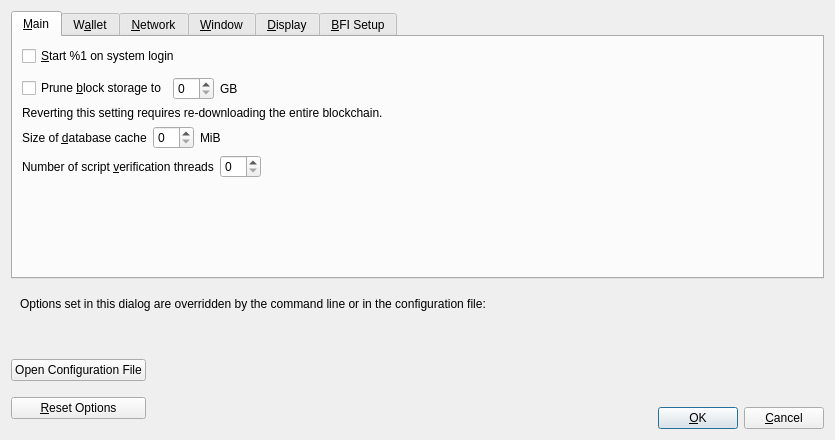
<?xml version="1.0" encoding="UTF-8"?>
<ui version="4.0">
 <class>OptionsDialog</class>
 <widget class="QDialog" name="OptionsDialog">
  <property name="geometry">
   <rect>
    <x>0</x>
    <y>0</y>
    <width>560</width>
    <height>440</height>
   </rect>
  </property>
  <property name="windowTitle">
   <string>Options</string>
  </property>
  <property name="modal">
   <bool>true</bool>
  </property>
  <layout class="QVBoxLayout" name="verticalLayout">
   <item>
    <widget class="QTabWidget" name="tabWidget">
     <property name="currentIndex">
      <number>0</number>
     </property>
     <widget class="QWidget" name="tabMain">
      <attribute name="title">
       <string>&amp;Main</string>
      </attribute>
      <layout class="QVBoxLayout" name="verticalLayout_Main">
       <item>
        <widget class="QCheckBox" name="placehAtStartup">
         <property name="toolTip">
          <string>Automatically start %1 after logging in to the system.</string>
         </property>
         <property name="text">
          <string>&amp;Start %1 on system login</string>
         </property>
        </widget>
       </item>
       <item>
        <spacer name="horizontalSpacer_0_Main">
         <property name="orientation">
          <enum>Qt::Horizontal</enum>
         </property>
         <property name="sizeHint" stdset="0">
          <size>
           <width>40</width>
           <height>5</height>
          </size>
         </property>
        </spacer>
       </item>
       <item>
       <layout class="QHBoxLayout" name="horizontalLayout_Main_Prune">
        <item>
         <widget class="QCheckBox" name="prune">
          <property name="toolTip">
           <string>Disables some advanced features but all blocks will still be fully validated. Reverting this setting requires re-downloading the entire blockchain. Actual disk usage may be somewhat higher.</string>
          </property>
          <property name="text">
           <string>Prune &amp;block storage to</string>
          </property>
         </widget>
        </item>
        <item>
         <widget class="QSpinBox" name="pruneSize"/>
        </item>
         <item>
          <widget class="QLabel" name="pruneSizeUnitLabel">
           <property name="text">
            <string>GB</string>
           </property>
           <property name="textFormat">
            <enum>Qt::PlainText</enum>
           </property>
          </widget>
         </item>
         <item>
          <spacer name="horizontalSpacer_Main_Prune">
           <property name="orientation">
            <enum>Qt::Horizontal</enum>
           </property>
           <property name="sizeHint" stdset="0">
            <size>
             <width>40</width>
             <height>20</height>
            </size>
           </property>
          </spacer>
         </item>
        </layout>
       </item>
       <item>
        <widget class="QLabel" name="pruneWarning">
         <property name="text">
          <string>Reverting this setting requires re-downloading the entire blockchain.</string>
         </property>
         <property name="textFormat">
          <enum>Qt::PlainText</enum>
         </property>
        </widget>
       </item>
       <item>
        <layout class="QHBoxLayout" name="horizontalLayout_2_Main">
         <item>
          <widget class="QLabel" name="databaseCacheLabel">
           <property name="text">
            <string>Size of &amp;database cache</string>
           </property>
           <property name="textFormat">
            <enum>Qt::PlainText</enum>
           </property>
           <property name="buddy">
            <cstring>databaseCache</cstring>
           </property>
          </widget>
         </item>
         <item>
          <widget class="QSpinBox" name="databaseCache"/>
         </item>
         <item>
          <widget class="QLabel" name="databaseCacheUnitLabel">
           <property name="text">
            <string>MiB</string>
           </property>
           <property name="textFormat">
            <enum>Qt::PlainText</enum>
           </property>
          </widget>
         </item>
         <item>
          <spacer name="horizontalSpacer_2_Main">
           <property name="orientation">
            <enum>Qt::Horizontal</enum>
           </property>
           <property name="sizeHint" stdset="0">
            <size>
             <width>40</width>
             <height>20</height>
            </size>
           </property>
          </spacer>
         </item>
        </layout>
       </item>
       <item>
        <layout class="QHBoxLayout" name="horizontalLayout_Main_VerifyLabel">
         <item>
          <widget class="QLabel" name="threadsScriptVerifLabel">
           <property name="text">
            <string>Number of script &amp;verification threads</string>
           </property>
           <property name="textFormat">
            <enum>Qt::PlainText</enum>
           </property>
           <property name="buddy">
            <cstring>threadsScriptVerif</cstring>
           </property>
          </widget>
         </item>
         <item>
          <widget class="QSpinBox" name="threadsScriptVerif">
           <property name="toolTip">
            <string>(0 = auto, &lt;0 = leave that many cores free)</string>
           </property>
          </widget>
         </item>
         <item>
          <spacer name="horizontalSpacer_Main_Threads">
           <property name="orientation">
            <enum>Qt::Horizontal</enum>
           </property>
           <property name="sizeHint" stdset="0">
            <size>
             <width>40</width>
             <height>20</height>
            </size>
           </property>
          </spacer>
         </item>
        </layout>
       </item>
       <item>
        <spacer name="verticalSpacer_Main">
         <property name="orientation">
          <enum>Qt::Vertical</enum>
         </property>
         <property name="sizeHint" stdset="0">
          <size>
           <width>20</width>
           <height>40</height>
          </size>
         </property>
        </spacer>
       </item>
      </layout>
     </widget>
     <widget class="QWidget" name="tabWallet">
      <attribute name="title">
       <string>W&amp;allet</string>
      </attribute>
      <layout class="QVBoxLayout" name="verticalLayout_Wallet">
       <item>
        <widget class="QGroupBox" name="groupBox">
         <property name="title">
          <string>Expert</string>
         </property>
         <layout class="QVBoxLayout" name="verticalLayout_2">
          <item>
           <widget class="QCheckBox" name="coinControlFeatures">
            <property name="toolTip">
             <string>Whether to show coin control features or not.</string>
            </property>
            <property name="text">
             <string>Enable coin &amp;control features</string>
            </property>
           </widget>
          </item>
          <item>
           <widget class="QCheckBox" name="spendZeroConfChange">
            <property name="toolTip">
             <string>If you disable the spending of unconfirmed change, the change from a transaction cannot be used until that transaction has at least one confirmation. This also affects how your balance is computed.</string>
            </property>
            <property name="text">
             <string>&amp;Spend unconfirmed change</string>
            </property>
           </widget>
          </item>
         </layout>
        </widget>
       </item>
       <item>
        <spacer name="verticalSpacer_Wallet">
         <property name="orientation">
          <enum>Qt::Vertical</enum>
         </property>
         <property name="sizeHint" stdset="0">
          <size>
           <width>20</width>
           <height>40</height>
          </size>
         </property>
        </spacer>
       </item>
      </layout>
     </widget>
     <widget class="QWidget" name="tabNetwork">
      <attribute name="title">
       <string>&amp;Network</string>
      </attribute>
      <layout class="QVBoxLayout" name="verticalLayout_Network">
       <item>
        <widget class="QCheckBox" name="mapPortUpnp">
         <property name="toolTip">
          <string>Automatically open the Placeholders client port on the router. This only works when your router supports UPnP and it is enabled.</string>
         </property>
         <property name="text">
          <string>Map port using &amp;UPnP</string>
         </property>
        </widget>
       </item>
       <item>
        <widget class="QCheckBox" name="allowIncoming">
         <property name="toolTip">
          <string>Accept connections from outside.</string>
         </property>
         <property name="text">
          <string>Allow incomin&amp;g connections</string>
         </property>
        </widget>
       </item>
       <item>
        <widget class="QCheckBox" name="connectSocks">
         <property name="toolTip">
          <string>Connect to the Placeholders network through a SOCKS5 proxy.</string>
         </property>
         <property name="text">
          <string>&amp;Connect through SOCKS5 proxy (default proxy):</string>
         </property>
        </widget>
       </item>
       <item>
        <layout class="QHBoxLayout" name="horizontalLayout_1_Network">
         <item>
          <widget class="QLabel" name="proxyIpLabel">
           <property name="text">
            <string>Proxy &amp;IP:</string>
           </property>
           <property name="textFormat">
            <enum>Qt::PlainText</enum>
           </property>
           <property name="buddy">
            <cstring>proxyIp</cstring>
           </property>
          </widget>
         </item>
         <item>
          <widget class="QValidatedLineEdit" name="proxyIp">
           <property name="minimumSize">
            <size>
             <width>140</width>
             <height>0</height>
            </size>
           </property>
           <property name="maximumSize">
            <size>
             <width>140</width>
             <height>16777215</height>
            </size>
           </property>
           <property name="toolTip">
            <string>IP address of the proxy (e.g. IPv4: 127.0.0.1 / IPv6: ::1)</string>
           </property>
          </widget>
         </item>
         <item>
          <widget class="QLabel" name="proxyPortLabel">
           <property name="text">
            <string>&amp;Port:</string>
           </property>
           <property name="textFormat">
            <enum>Qt::PlainText</enum>
           </property>
           <property name="buddy">
            <cstring>proxyPort</cstring>
           </property>
          </widget>
         </item>
         <item>
          <widget class="QLineEdit" name="proxyPort">
           <property name="minimumSize">
            <size>
             <width>55</width>
             <height>0</height>
            </size>
           </property>
           <property name="maximumSize">
            <size>
             <width>55</width>
             <height>16777215</height>
            </size>
           </property>
           <property name="toolTip">
            <string>Port of the proxy (e.g. 9050)</string>
           </property>
          </widget>
         </item>
         <item>
          <spacer name="horizontalSpacer_1_Network">
           <property name="orientation">
            <enum>Qt::Horizontal</enum>
           </property>
           <property name="sizeHint" stdset="0">
            <size>
             <width>40</width>
             <height>20</height>
            </size>
           </property>
          </spacer>
         </item>
        </layout>
       </item>
       <item>
        <layout class="QHBoxLayout" name="horizontalLayout_2_Network">
         <item>
          <widget class="QLabel" name="proxyActiveNets">
           <property name="text">
            <string>Used for reaching peers via:</string>
           </property>
           <property name="textFormat">
            <enum>Qt::PlainText</enum>
           </property>
          </widget>
         </item>
         <item>
          <widget class="QCheckBox" name="proxyReachIPv4">
           <property name="enabled">
            <bool>false</bool>
           </property>
           <property name="toolTip">
            <string>Shows if the supplied default SOCKS5 proxy is used to reach peers via this network type.</string>
           </property>
           <property name="text">
            <string/>
           </property>
          </widget>
         </item>
         <item>
          <widget class="QLabel" name="proxyReachIPv4Label">
           <property name="text">
            <string>IPv4</string>
           </property>
           <property name="textFormat">
            <enum>Qt::PlainText</enum>
           </property>
          </widget>
         </item>
         <item>
          <widget class="QCheckBox" name="proxyReachIPv6">
           <property name="enabled">
            <bool>false</bool>
           </property>
           <property name="toolTip">
            <string>Shows if the supplied default SOCKS5 proxy is used to reach peers via this network type.</string>
           </property>
           <property name="text">
            <string/>
           </property>
          </widget>
         </item>
         <item>
          <widget class="QLabel" name="proxyReachIPv6Label">
           <property name="text">
            <string>IPv6</string>
           </property>
           <property name="textFormat">
            <enum>Qt::PlainText</enum>
           </property>
          </widget>
         </item>
         <item>
          <widget class="QCheckBox" name="proxyReachTor">
           <property name="enabled">
            <bool>false</bool>
           </property>
           <property name="toolTip">
            <string>Shows if the supplied default SOCKS5 proxy is used to reach peers via this network type.</string>
           </property>
           <property name="text">
            <string/>
           </property>
          </widget>
         </item>
         <item>
          <widget class="QLabel" name="proxyReachTorLabel">
           <property name="text">
            <string>Tor</string>
           </property>
           <property name="textFormat">
            <enum>Qt::PlainText</enum>
           </property>
          </widget>
         </item>
         <item>
          <spacer name="horizontalSpacer_2_Network">
           <property name="orientation">
            <enum>Qt::Horizontal</enum>
           </property>
           <property name="sizeHint" stdset="0">
            <size>
             <width>40</width>
             <height>20</height>
            </size>
           </property>
          </spacer>
         </item>
        </layout>
       </item>
       <item>
        <widget class="QCheckBox" name="connectSocksTor">
         <property name="toolTip">
          <string>Connect to the Placeholders network through a separate SOCKS5 proxy for Tor hidden services.</string>
         </property>
         <property name="text">
          <string>Use separate SOCKS&amp;5 proxy to reach peers via Tor hidden services:</string>
         </property>
        </widget>
       </item>
       <item>
        <layout class="QHBoxLayout" name="horizontalLayout_3_Network">
         <item>
          <widget class="QLabel" name="proxyIpTorLabel">
           <property name="text">
            <string>Proxy &amp;IP:</string>
           </property>
           <property name="textFormat">
            <enum>Qt::PlainText</enum>
           </property>
           <property name="buddy">
            <cstring>proxyIpTor</cstring>
           </property>
          </widget>
         </item>
         <item>
          <widget class="QValidatedLineEdit" name="proxyIpTor">
           <property name="minimumSize">
            <size>
             <width>140</width>
             <height>0</height>
            </size>
           </property>
           <property name="maximumSize">
            <size>
             <width>140</width>
             <height>16777215</height>
            </size>
           </property>
           <property name="toolTip">
            <string>IP address of the proxy (e.g. IPv4: 127.0.0.1 / IPv6: ::1)</string>
           </property>
          </widget>
         </item>
         <item>
          <widget class="QLabel" name="proxyPortTorLabel">
           <property name="text">
            <string>&amp;Port:</string>
           </property>
           <property name="textFormat">
            <enum>Qt::PlainText</enum>
           </property>
           <property name="buddy">
            <cstring>proxyPortTor</cstring>
           </property>
          </widget>
         </item>
         <item>
          <widget class="QLineEdit" name="proxyPortTor">
           <property name="minimumSize">
            <size>
             <width>55</width>
             <height>0</height>
            </size>
           </property>
           <property name="maximumSize">
            <size>
             <width>55</width>
             <height>16777215</height>
            </size>
           </property>
           <property name="toolTip">
            <string>Port of the proxy (e.g. 9050)</string>
           </property>
          </widget>
         </item>
         <item>
          <spacer name="horizontalSpacer_4_Network">
           <property name="orientation">
            <enum>Qt::Horizontal</enum>
           </property>
           <property name="sizeHint" stdset="0">
            <size>
             <width>40</width>
             <height>20</height>
            </size>
           </property>
          </spacer>
         </item>
        </layout>
       </item>
       <item>
        <spacer name="verticalSpacer_Network">
         <property name="orientation">
          <enum>Qt::Vertical</enum>
         </property>
         <property name="sizeHint" stdset="0">
          <size>
           <width>20</width>
           <height>40</height>
          </size>
         </property>
        </spacer>
       </item>
      </layout>
     </widget>
	 
     <widget class="QWidget" name="tabWindow">
      <attribute name="title">
       <string>&amp;Window</string>
      </attribute>
      <layout class="QVBoxLayout" name="verticalLayout_Window">
       <item>
        <widget class="QCheckBox" name="hideTrayIcon">
         <property name="toolTip">
          <string>Hide the icon from the system tray.</string>
         </property>
         <property name="text">
          <string>&amp;Hide tray icon</string>
         </property>
        </widget>
       </item>
       <item>
        <widget class="QCheckBox" name="minimizeToTray">
         <property name="toolTip">
          <string>Show only a tray icon after minimizing the window.</string>
         </property>
         <property name="text">
          <string>&amp;Minimize to the tray instead of the taskbar</string>
         </property>
        </widget>
       </item>
       <item>
        <widget class="QCheckBox" name="minimizeOnClose">
         <property name="toolTip">
          <string>Minimize instead of exit the application when the window is closed. When this option is enabled, the application will be closed only after selecting Exit in the menu.</string>
         </property>
         <property name="text">
          <string>M&amp;inimize on close</string>
         </property>
        </widget>
       </item>
       <item>
        <spacer name="verticalSpacer_Window">
         <property name="orientation">
          <enum>Qt::Vertical</enum>
         </property>
         <property name="sizeHint" stdset="0">
          <size>
           <width>20</width>
           <height>40</height>
          </size>
         </property>
        </spacer>
       </item>
      </layout>
     </widget>
	 
	 <widget class="QWidget" name="tabDisplay">
      <attribute name="title">
       <string>&amp;Display</string>
      </attribute>
      <layout class="QVBoxLayout" name="verticalLayout_Display">
       <item>
        <layout class="QHBoxLayout" name="horizontalLayout_1_Display">
         <item>
          <widget class="QLabel" name="langLabel">
           <property name="text">
            <string>User Interface &amp;language:</string>
           </property>
           <property name="textFormat">
            <enum>Qt::PlainText</enum>
           </property>
           <property name="buddy">
            <cstring>lang</cstring>
           </property>
          </widget>
         </item>
         <item>
          <widget class="QValueComboBox" name="lang">
           <property name="toolTip">
            <string>The user interface language can be set here. This setting will take effect after restarting %1.</string>
           </property>
          </widget>
         </item>
        </layout>
       </item>
       <item>
        <layout class="QHBoxLayout" name="horizontalLayout_2_Display">
         <item>
          <widget class="QLabel" name="unitLabel">
           <property name="text">
            <string>&amp;Unit to show amounts in:</string>
           </property>
           <property name="textFormat">
            <enum>Qt::PlainText</enum>
           </property>
           <property name="buddy">
            <cstring>unit</cstring>
           </property>
          </widget>
         </item>
         <item>
          <widget class="QValueComboBox" name="unit">
           <property name="toolTip">
            <string>Choose the default subdivision unit to show in the interface and when sending coins.</string>
           </property>
          </widget>
         </item>
        </layout>
       </item>
       <item>
        <layout class="QHBoxLayout" name="horizontalLayout_3_Display">
         <item>
          <widget class="QLabel" name="thirdPartyTxUrlsLabel">
           <property name="toolTip">
            <string>Third party URLs (e.g. a block explorer) that appear in the transactions tab as context menu items. %s in the URL is replaced by transaction hash. Multiple URLs are separated by vertical bar |.</string>
           </property>
           <property name="text">
            <string>&amp;Third party transaction URLs</string>
           </property>
           <property name="buddy">
            <cstring>thirdPartyTxUrls</cstring>
           </property>
          </widget>
         </item>
         <item>
          <widget class="QLineEdit" name="thirdPartyTxUrls">
           <property name="toolTip">
            <string>Third party URLs (e.g. a block explorer) that appear in the transactions tab as context menu items. %s in the URL is replaced by transaction hash. Multiple URLs are separated by vertical bar |.</string>
           </property>
           <property name="placeholderText">
            <string notr="true">https://example.com/tx/%s</string>
           </property>
          </widget>
         </item>
        </layout>
       </item>
       <item>
        <spacer name="verticalSpacer_Display">
         <property name="orientation">
          <enum>Qt::Vertical</enum>
         </property>
         <property name="sizeHint" stdset="0">
          <size>
           <width>20</width>
           <height>40</height>
          </size>
         </property>
        </spacer>
       </item>
      </layout>
     </widget>
	 
	 <widget class="QWidget" name="tabBFI">
      <attribute name="title">
       <string>&amp;BFI Setup</string>
      </attribute>
      <layout class="QVBoxLayout" name="verticalLayout_BFI">
       
	<item>
          <widget class="QLabel" name="bfiInfoLabel">
           <property name="toolTip">
            <string>Bitcoin Finality Indicator (BFI) indicates when a transaction on an altchain network has as much security as a transaction on Bitcoin itself.</string>
           </property>
           <property name="textFormat">
            <enum>Qt::RichText</enum>
           </property>
           <property name="openExternalLinks">
            <bool>true</bool>
           </property>

           <property name="text">
           <string>Bitcoin Finality Indicator (BFI) indicates when a transaction on an altchain network has as much security as a transaction on Bitcoin itself.&lt;br&gt;See here for more details: &lt;a href='https://wiki.veriblock.org/index.php/How_VeriBlock_PoP_BFI_Protects_Altchains'&gt;https://wiki.veriblock.org/index.php/How_VeriBlock_PoP_BFI_Protects_Altchains&lt;/a&gt;.&lt;br&gt;The BFI service can be run locally, or for convenience, directly pulled from a hosted website (like looking up transactions in an altchain web explorer).&lt;br&gt;&lt;br&gt;Check the -bfiendpoint in the placeh.conf file to set the BFI endpoint.&lt;br&gt;</string>
           </property>
           
          </widget>
         </item>
         <item>
          <widget class="QLineEdit" name="bfiDataSourceUrls">
           <property name="toolTip">
            <string>BFI data source end point.</string>
           </property>
           <property name="placeholderText">
            <string notr="true">https://bfi.example.com/block/best/%1</string>
           </property>

           <property name="enabled">
            <bool>false</bool>
           </property>
          </widget>
         </item>
		 
       <item>
        <spacer name="verticalSpacer_BFI">
         <property name="orientation">
          <enum>Qt::Vertical</enum>
         </property>
         <property name="sizeHint" stdset="0">
          <size>
           <width>20</width>
           <height>40</height>
          </size>
         </property>
        </spacer>
       </item>
      </layout>
     </widget>
     
    </widget>
   </item>
   <item>
    <widget class="QFrame" name="frame">
     <layout class="QVBoxLayout" name="verticalLayout_Bottom">
      <item>
       <layout class="QHBoxLayout" name="horizontalLayout_Bottom">
        <item>
         <widget class="QLabel" name="overriddenByCommandLineInfoLabel">
          <property name="text">
           <string>Options set in this dialog are overridden by the command line or in the configuration file:</string>
          </property>
          <property name="textFormat">
           <enum>Qt::PlainText</enum>
          </property>
         </widget>
        </item>
        <item>
         <spacer name="horizontalSpacer_Bottom">
          <property name="orientation">
           <enum>Qt::Horizontal</enum>
          </property>
          <property name="sizeHint" stdset="0">
           <size>
            <width>40</width>
            <height>20</height>
           </size>
          </property>
         </spacer>
        </item>
       </layout>
      </item>
      <item>
       <widget class="QLabel" name="overriddenByCommandLineLabel">
        <property name="text">
         <string/>
        </property>
        <property name="textFormat">
         <enum>Qt::PlainText</enum>
        </property>
        <property name="wordWrap">
         <bool>true</bool>
        </property>
       </widget>
      </item>
     </layout>
    </widget>
   </item>
   <item>
    <layout class="QHBoxLayout" name="horizontalLayout_Buttons">
     <item>
      <layout class="QVBoxLayout" name="verticalLayout_Buttons">
       <item>
        <widget class="QPushButton" name="openPlaceholdersConfButton">
         <property name="toolTip">
          <string>Open the %1 configuration file from the working directory.</string>
         </property>
         <property name="text">
          <string>Open Configuration File</string>
         </property>
         <property name="autoDefault">
          <bool>false</bool>
         </property>
        </widget>
       </item>
       <item>
        <widget class="QPushButton" name="resetButton">
         <property name="toolTip">
          <string>Reset all client options to default.</string>
         </property>
         <property name="text">
          <string>&amp;Reset Options</string>
         </property>
         <property name="autoDefault">
          <bool>false</bool>
         </property>
        </widget>
       </item>
      </layout>
     </item>
     <item>
      <spacer name="horizontalSpacer_1">
       <property name="orientation">
        <enum>Qt::Horizontal</enum>
       </property>
       <property name="sizeHint" stdset="0">
        <size>
         <width>40</width>
         <height>48</height>
        </size>
       </property>
      </spacer>
     </item>
     <item>
      <widget class="QLabel" name="statusLabel">
       <property name="minimumSize">
        <size>
         <width>200</width>
         <height>0</height>
        </size>
       </property>
       <property name="font">
        <font>
         <weight>75</weight>
         <bold>true</bold>
        </font>
       </property>
       <property name="text">
        <string/>
       </property>
       <property name="textFormat">
        <enum>Qt::PlainText</enum>
       </property>
       <property name="wordWrap">
        <bool>true</bool>
       </property>
      </widget>
     </item>
     <item>
      <spacer name="horizontalSpacer_2">
       <property name="orientation">
        <enum>Qt::Horizontal</enum>
       </property>
       <property name="sizeHint" stdset="0">
        <size>
         <width>40</width>
         <height>48</height>
        </size>
       </property>
      </spacer>
     </item>
     <item>
      <layout class="QVBoxLayout" name="verticalLayout_4">
       <item>
        <spacer name="verticalSpacer">
         <property name="orientation">
          <enum>Qt::Vertical</enum>
         </property>
         <property name="sizeHint" stdset="0">
          <size>
           <width>20</width>
           <height>40</height>
          </size>
         </property>
        </spacer>
       </item>
       <item>
        <layout class="QHBoxLayout" name="horizontalLayout">
         <item>
          <widget class="QPushButton" name="okButton">
           <property name="text">
            <string>&amp;OK</string>
           </property>
           <property name="autoDefault">
            <bool>false</bool>
           </property>
           <property name="default">
            <bool>true</bool>
           </property>
          </widget>
         </item>
         <item>
          <widget class="QPushButton" name="cancelButton">
           <property name="text">
            <string>&amp;Cancel</string>
           </property>
           <property name="autoDefault">
            <bool>false</bool>
           </property>
          </widget>
         </item>
        </layout>
       </item>
      </layout>
     </item>
    </layout>
   </item>
  </layout>
 </widget>
 <customwidgets>
  <customwidget>
   <class>QValidatedLineEdit</class>
   <extends>QLineEdit</extends>
   <header>qt/qvalidatedlineedit.h</header>
  </customwidget>
  <customwidget>
   <class>QValueComboBox</class>
   <extends>QComboBox</extends>
   <header>qt/qvaluecombobox.h</header>
  </customwidget>
 </customwidgets>
 <resources/>
 <connections/>
</ui>
